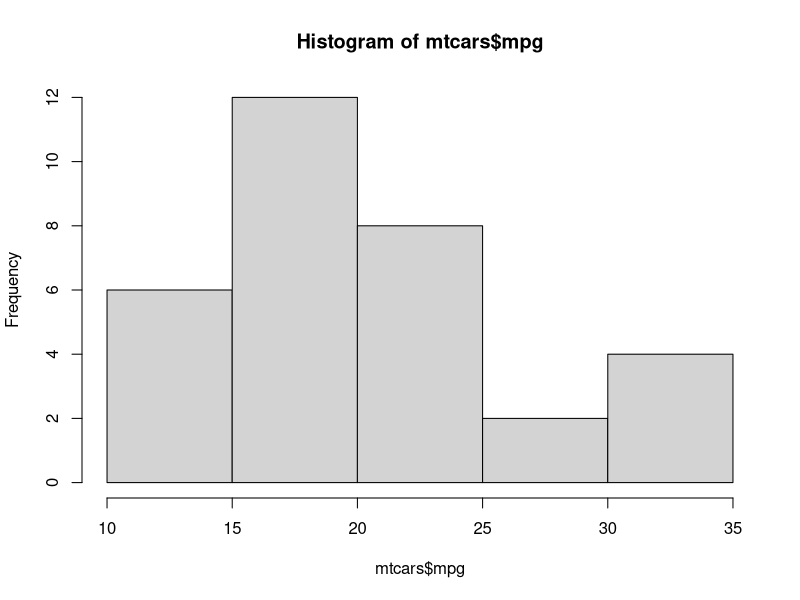
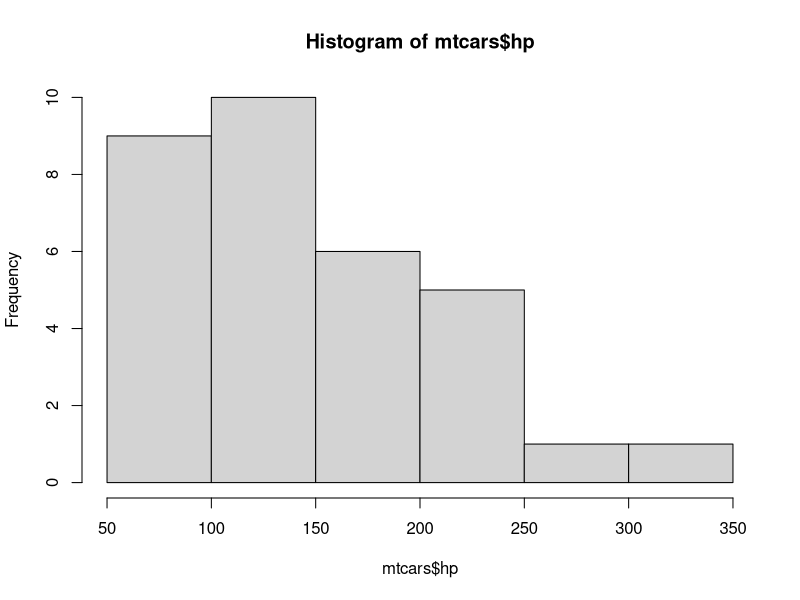
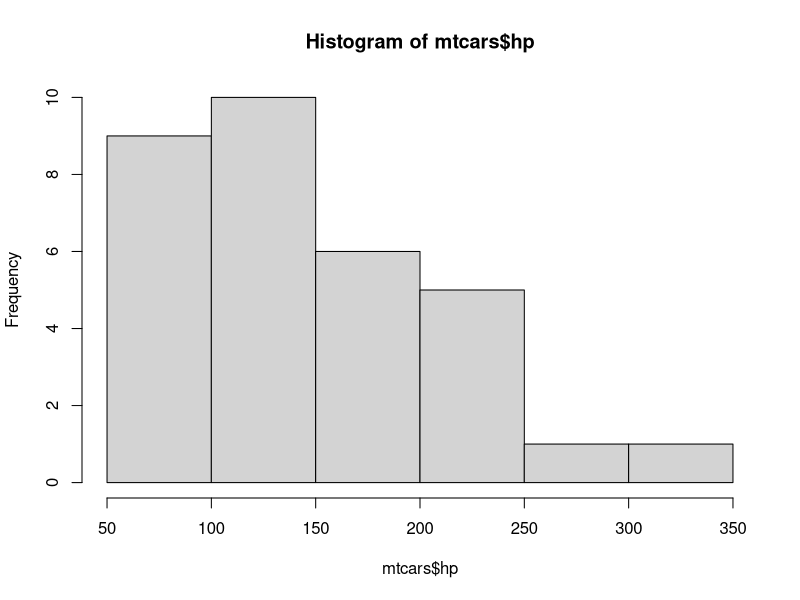
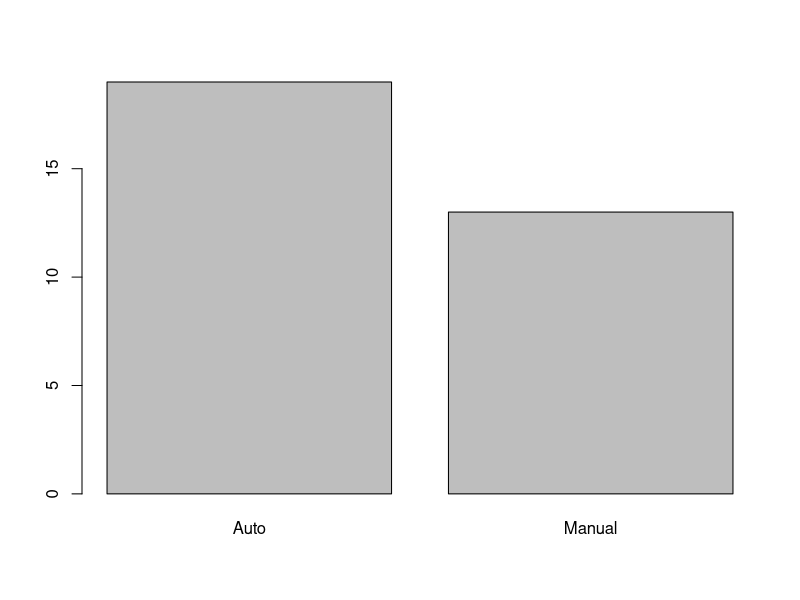
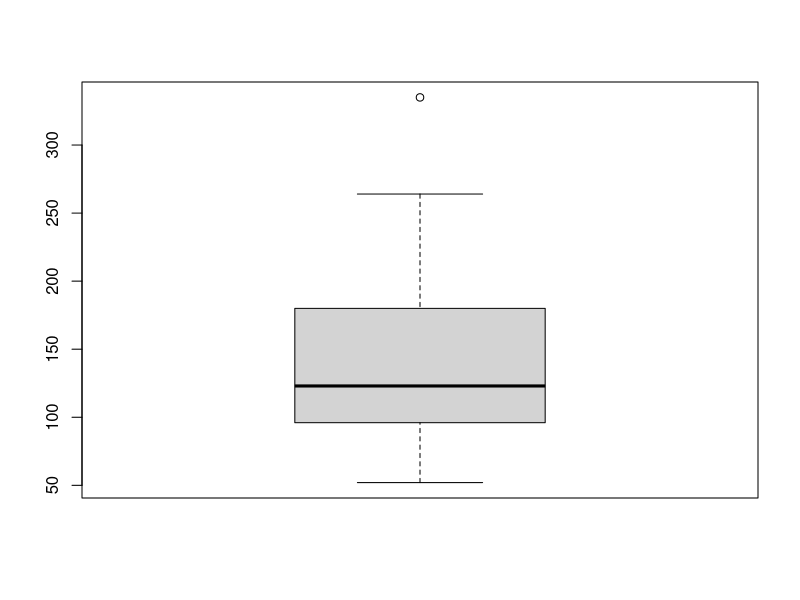
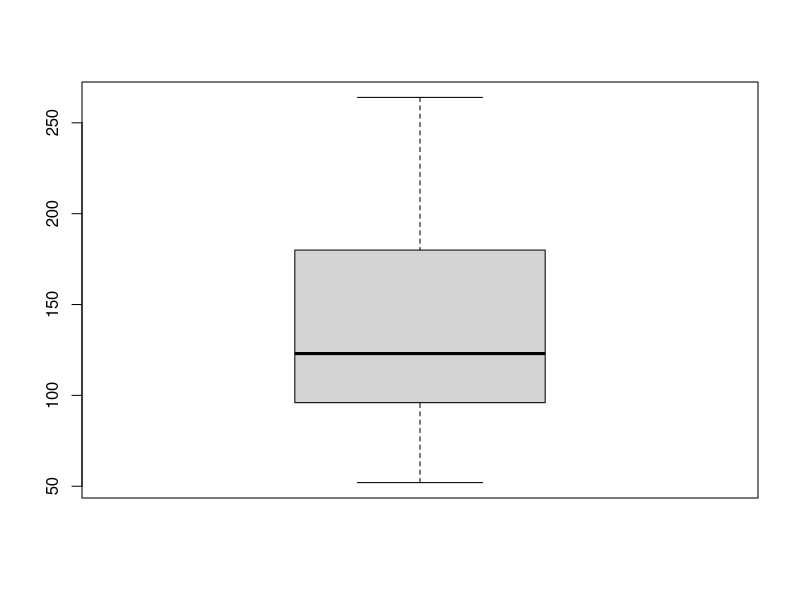

Recreate these plots in R, in order. (Note: this script raises an error after producing the figures.)
#Set working directory
setwd("~/Documents/GitHub/datarockie-learning-/Data-visualization")


#Get tidyverse 
library(tidyverse)

#Basic plot (base R)
par(mar=c(5.1, 4.1, 4.1, 2.1), mgp=c(3, 1, 0), las=0)

#plot histrogram 
hist(mtcars$mpg)
hist(mtcars$hp)

#Analyzing horse power 
hist(mtcars$hp)
mean(mtcars$hp) 
median(mtcars$hp)

#changing numeric to factor 
str(mtcars)
mtcars$am <- factor(mtcars$am,
                    levels = c(0,1),
                    labels = c("Auto","Manual"))

str(mtcars)


#Bar plot one qualitative variable 
barplot(table(mtcars$am))

##box plot 
boxplot(mtcars$hp)
#fivenum to check numbers min max lower upper quartile
fivenum(mtcars$hp)

##explaining fivenum 
min(mtcars$hp)
quantile(mtcars$hp, probs = c(.25,.5,.75))
max(mtcars$hp)

##whisker calculation 
Q3 <- quantile(mtcars$hp, probs = .75)
Q1 <- quantile(mtcars$hp, probs = .25)
IQR_hp <- Q3 - Q1 
print(IQR_hp)

max <- Q3+  1.5 * IQR_hp
min <- Q1 + 1.5 * IQR_hp 

#summary of the box plot 
boxplot.stats(mtcars$hp,coef = 1.5)

## filter out outliers (No outliers)
mtcars_no_out <- mtcars %>% 
  filter(hp < 335)

boxplot(mtcars_no_out$hp)


## Boxplot 2 variables side by side 
## Quanlitative x Quantitative 
data(mtcars)
mtcars$am <- factor(mtcars$am,
                    levels = c(0,1),
                    labels = c("Auto","Manual"))

boxplot(mpg ~ am, data = mtcars,
        col = c("gold","salmon"))

# Scatterplot 
plot(mtcars$hp,mtcars$mpg, 
     pch = 16, 
     col = "blue" ,
     main = "my First scatter plot", 
     xlab = "Hourse Power", 
     ylab = "Miles Per Gallon")





